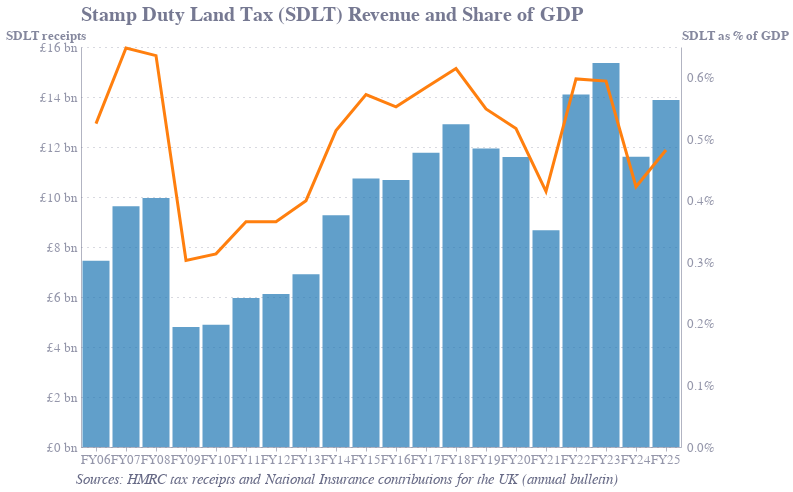

Write notebook code for a chart like this one.
### Code cell
# Create base chart
base = alt.Chart(sdlt_gdp)

# SDLT bars (left y-axis)
bars = base.mark_bar(
    opacity=0.7,
    color='#1f77b4'
).encode(
    x=alt.X('FY:O', title=None, axis=alt.Axis(labelFontSize=12.5)),
    y=alt.Y('SDLT:Q', 
                title='SDLT receipts', 
                scale=alt.Scale(zero=True), 
                axis=alt.Axis(titleX=-76, titleFontSize=12.5, labelFontSize=12.5, labelExpr='"£" + datum.value / 1000 + " bn"')),
    #tooltip=[
    #    alt.Tooltip('FY:O', title='Financial Year'),
    #    alt.Tooltip('SDLT:Q', title='SDLT Revenue', format='£,.0f'),
        #alt.Tooltip('SDLT as % of GDP:Q', title='SDLT as % of GDP', format='.2%')
    #]
)

# SDLT as % of GDP line (right y-axis)
line = base.mark_line(
    color='#ff7f0e',
    strokeWidth=3,
    point=False
).encode(
    x='FY:O',
    y=alt.Y('SDLT as % of GDP:Q', 
            title='SDLT as % of GDP',
            scale=alt.Scale(zero=True),
            axis=alt.Axis(format=',.1%', titleX=0, titleFontSize=12.5, labelFontSize=12.5)),
    #tooltip=[
        #alt.Tooltip('FY:O', title='Financial Year'),
        #alt.Tooltip('SDLT:Q', title='SDLT Revenue', format='£,.0f'),
        #alt.Tooltip('SDLT as % of GDP:Q', title='SDLT as % of GDP', format='.2%')
    #]
)

footnote = alt.Chart(pd.DataFrame({'text': [
    "Sources: HMRC tax receipts and National Insurance contributions for the UK (annual bulletin)"
]})).mark_text(
    align='left',
    baseline='top',
    fontSize=15,
    fontStyle='italic',
    dy=225,
    x=-12.5
).encode(
    text='text'
)

# Combine charts with dual y-axes
chart = alt.layer(
    bars,
    line,
    footnote
).resolve_scale(
    y='independent'
).properties(
    width=600,
    height=400,
    title='Stamp Duty Land Tax (SDLT) Revenue and Share of GDP',
).configure_title(
    fontSize=20
)

chart

### Figure 1 — Vega-Lite specification as saved in the notebook (floating-point values rounded to 4 significant figures)
{"config": {"font": "Circular Std", "text": {"color": "#676A86", "align": "left", "baseline": "middle", "dx": 7, "dy": 0, "fontSize": 11}, "view": {"stroke": null, "continuousWidth": 400, "continuousHeight": 300, "discreteWidth": 400, "discreteHeight": 300}, "range": {"category": ["#36B7B4", "#E6224B", "#F4C245", "#0063AF", "#00A767", "#179FDB", "#EB5C2E"], "diverging": ["#E6224B", "#E54753", "#C9C9C9", "#179FDB", "#122B39"], "heatmap": ["#C9C9C9", "#179FDB", "#0063AF", "#122B39"], "ordinal": ["#00A767", "#36B7B4", "#179FDB", "#0063AF", "#243B5A"]}, "bar": {"color": "#179fdb"}, "line": {"color": "#e6224b"}, "rule": {"color": "#676A86"}, "area": {"opacity": 0.3}, "point": {"filled": true, "size": 80, "color": "#e6224b", "opacity": 0.95}, "geoshape": {"stroke": "white", "strokeWidth": 0.3}, "rect": {"fill": "#d6d4d4", "opacity": 0.3}, "axis": {"labelColor": "#676A86", "labelFontSize": 11, "labelFont": "Circular Std", "labelOpacity": 0.7, "tickColor": "#676A86", "tickOpacity": 0.5, "domainColor": "#676A86", "domainOpacity": 0.5, "gridColor": "#676A86", "gridDash": [2, 2], "gridOpacity": 0.5, "title": null, "titleColor": "#676A86", "titleOpacity": 0.8, "tickSize": 4}, "axisXDiscrete": {"grid": false, "labelAngle": 0, "tickCount": 10, "tickOpacity": 0.5, "title": null}, "axisYDiscrete": {"ticks": false, "labelPadding": 5}, "axisXTemporal": {"grid": false, "ticks": true}, "axisXQuantitative": {"grid": true}, "axisYQuantitative": {"gridColor": "#676A86", "gridDash": [1, 5], "gridOpacity": 0.5, "ticks": false, "labelPadding": 5, "tickCount": 8, "titleAngle": 0, "titleAlign": "left", "titleBaseline": "bottom", "titleX": 0, "titleY": -5}, "title": {"color": "#676A86E6", "subtitleColor": "#676A86", "font": "Circular Std", "subtitleFont": "Circular Std", "anchor": "start", "fontSize": 20, "subtitleFontSize": 12, "subtitlePadding": 4, "offset": 0, "frame": "group"}, "legend": {"titleColor": "#122b39", "title": null, "labelColor": "#122b39", "labelFontSize": 11}}, "layer": [{"data": {"name": "data-1f0e1e9f9278b73ac6aab88112e839cb"}, "mark": {"type": "bar", "color": "#1f77b4", "opacity": 0.7}, "encoding": {"x": {"axis": {"labelFontSize": 12.5}, "field": "FY", "title": null, "type": "ordinal"}, "y": {"axis": {"labelExpr": "\"£\" + datum.value / 1000 + \" bn\"", "labelFontSize": 12.5, "titleFontSize": 12.5, "titleX": -76}, "field": "SDLT", "scale": {"zero": true}, "title": "SDLT receipts", "type": "quantitative"}}}, {"data": {"name": "data-1f0e1e9f9278b73ac6aab88112e839cb"}, "mark": {"type": "line", "color": "#ff7f0e", "point": false, "strokeWidth": 3}, "encoding": {"x": {"field": "FY", "type": "ordinal"}, "y": {"axis": {"format": ",.1%", "labelFontSize": 12.5, "titleFontSize": 12.5, "titleX": 0}, "field": "SDLT as % of GDP", "scale": {"zero": true}, "title": "SDLT as % of GDP", "type": "quantitative"}}}, {"data": {"name": "data-56d7086b6b1ce1ec7397c13def6d8af9"}, "mark": {"type": "text", "align": "left", "baseline": "top", "dy": 225, "fontSize": 15, "fontStyle": "italic", "x": -12.5}, "encoding": {"text": {"field": "text", "type": "nominal"}}}], "height": 400, "resolve": {"scale": {"y": "independent"}}, "title": "Stamp Duty Land Tax (SDLT) Revenue and Share of GDP", "width": 600, "$schema": "https://vega.github.io/schema/vega-lite/v5.20.1.json", "datasets": {"data-1f0e1e9f9278b73ac6aab88112e839cb": [{"FY": "FY06", "SDLT": 7454.0, "Total HMRC Receipts": 402900.0, "GDP": 1418000.0, "SDLT as % of GDP": 0.005255, "SDLT as % of Tax Receipts": 0.0185}, {"FY": "FY07", "SDLT": 9635.0, "Total HMRC Receipts": 428600.0, "GDP": 1486000.0, "SDLT as % of GDP": 0.006483, "SDLT as % of Tax Receipts": 0.02248}, {"FY": "FY08", "SDLT": 9958.0, "Total HMRC Receipts": 456100.0, "GDP": 1566000.0, "SDLT as % of GDP": 0.00636, "SDLT as % of Tax Receipts": 0.02183}, {"FY": "FY09", "SDLT": 4796.0, "Total HMRC Receipts": 445500.0, "GDP": 1583000.0, "SDLT as % of GDP": 0.00303, "SDLT as % of Tax Receipts": 0.01076}, {"FY": "FY10", "SDLT": 4886.0, "Total HMRC Receipts": 414900.0, "GDP": 1557000.0, "SDLT as % of GDP": 0.003138, "SDLT as % of Tax Receipts": 0.01178}, {"FY": "FY11", "SDLT": 5961.0, "Total HMRC Receipts": 454000.0, "GDP": 1628000.0, "SDLT as % of GDP": 0.003662, "SDLT as % of Tax Receipts": 0.01313}, {"FY": "FY12", "SDLT": 6125.0, "Total HMRC Receipts": 472000.0, "GDP": 1673000.0, "SDLT as % of GDP": 0.003661, "SDLT as % of Tax Receipts": 0.01298}, {"FY": "FY13", "SDLT": 6907.0, "Total HMRC Receipts": 473600.0, "GDP": 1725000.0, "SDLT as % of GDP": 0.004003, "SDLT as % of Tax Receipts": 0.01458}, {"FY": "FY14", "SDLT": 9273.0, "Total HMRC Receipts": 492800.0, "GDP": 1804000.0, "SDLT as % of GDP": 0.005141, "SDLT as % of Tax Receipts": 0.01882}, {"FY": "FY15", "SDLT": 10740.0, "Total HMRC Receipts": 514100.0, "GDP": 1875000.0, "SDLT as % of GDP": 0.005726, "SDLT as % of Tax Receipts": 0.02089}, {"FY": "FY16", "SDLT": 10680.0, "Total HMRC Receipts": 532500.0, "GDP": 1932000.0, "SDLT as % of GDP": 0.005529, "SDLT as % of Tax Receipts": 0.02006}, {"FY": "FY17", "SDLT": 11770.0, "Total HMRC Receipts": 568000.0, "GDP": 2014000.0, "SDLT as % of GDP": 0.005843, "SDLT as % of Tax Receipts": 0.02072}, {"FY": "FY18", "SDLT": 12910.0, "Total HMRC Receipts": 593300.0, "GDP": 2099000.0, "SDLT as % of GDP": 0.006149, "SDLT as % of Tax Receipts": 0.02175}, {"FY": "FY19", "SDLT": 11940.0, "Total HMRC Receipts": 621200.0, "GDP": 2174000.0, "SDLT as % of GDP": 0.005494, "SDLT as % of Tax Receipts": 0.01922}, {"FY": "FY20", "SDLT": 11600.0, "Total HMRC Receipts": 633400.0, "GDP": 2242000.0, "SDLT as % of GDP": 0.005175, "SDLT as % of Tax Receipts": 0.01831}, {"FY": "FY21", "SDLT": 8668.0, "Total HMRC Receipts": 584200.0, "GDP": 2087000.0, "SDLT as % of GDP": 0.004153, "SDLT as % of Tax Receipts": 0.01484}, {"FY": "FY22", "SDLT": 14100.0, "Total HMRC Receipts": 715700.0, "GDP": 2357000.0, "SDLT as % of GDP": 0.005982, "SDLT as % of Tax Receipts": 0.0197}, {"FY": "FY23", "SDLT": 15360.0, "Total HMRC Receipts": 787000.0, "GDP": 2583000.0, "SDLT as % of GDP": 0.005946, "SDLT as % of Tax Receipts": 0.01952}, {"FY": "FY24", "SDLT": 11610.0, "Total HMRC Receipts": 828600.0, "GDP": 2747000.0, "SDLT as % of GDP": 0.004229, "SDLT as % of Tax Receipts": 0.01402}, {"FY": "FY25", "SDLT": 13880.0, "Total HMRC Receipts": 858900.0, "GDP": 2877000.0, "SDLT as % of GDP": 0.004826, "SDLT as % of Tax Receipts": 0.01616}], "data-56d7086b6b1ce1ec7397c13def6d8af9": [{"text": "Sources: HMRC tax receipts and National Insurance contributions for the UK (annual bulletin)"}]}}
